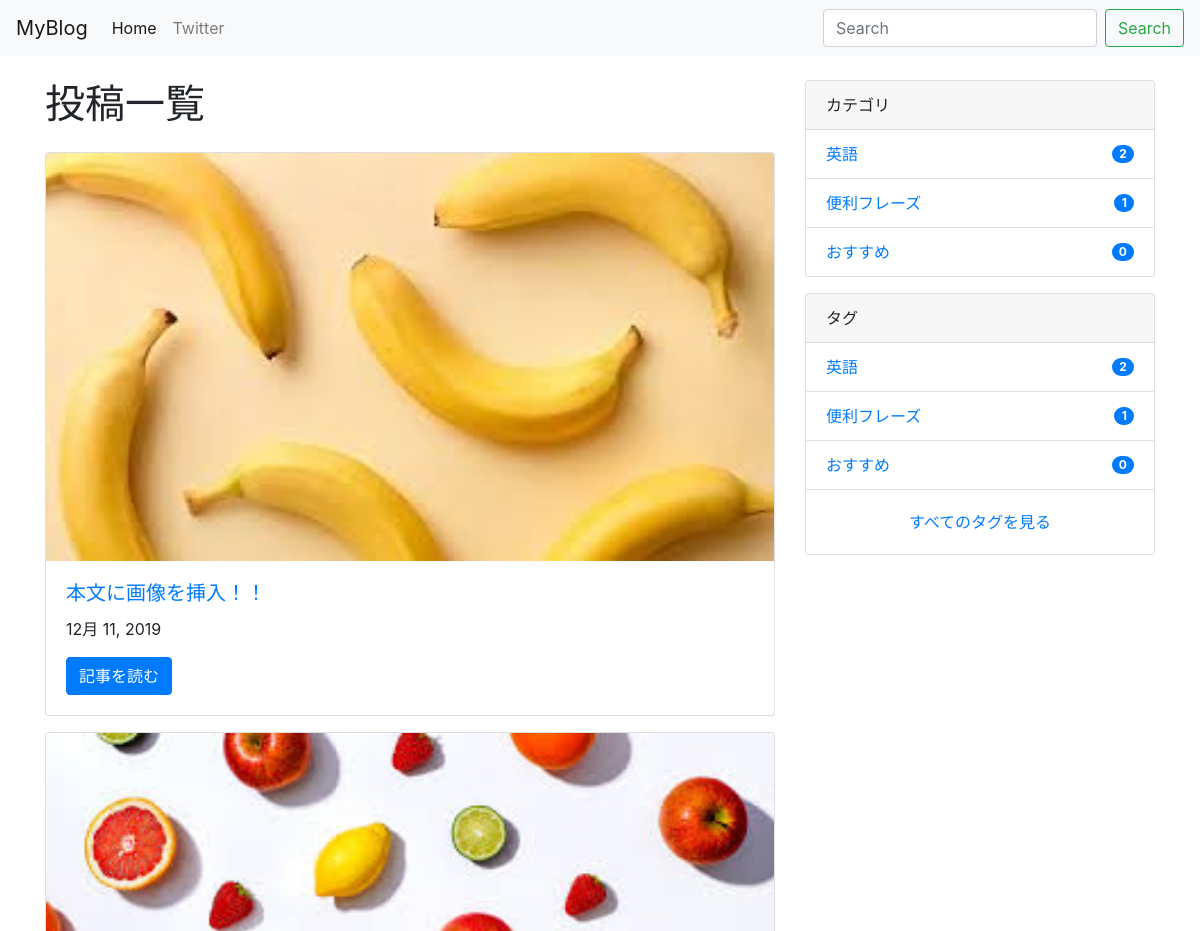
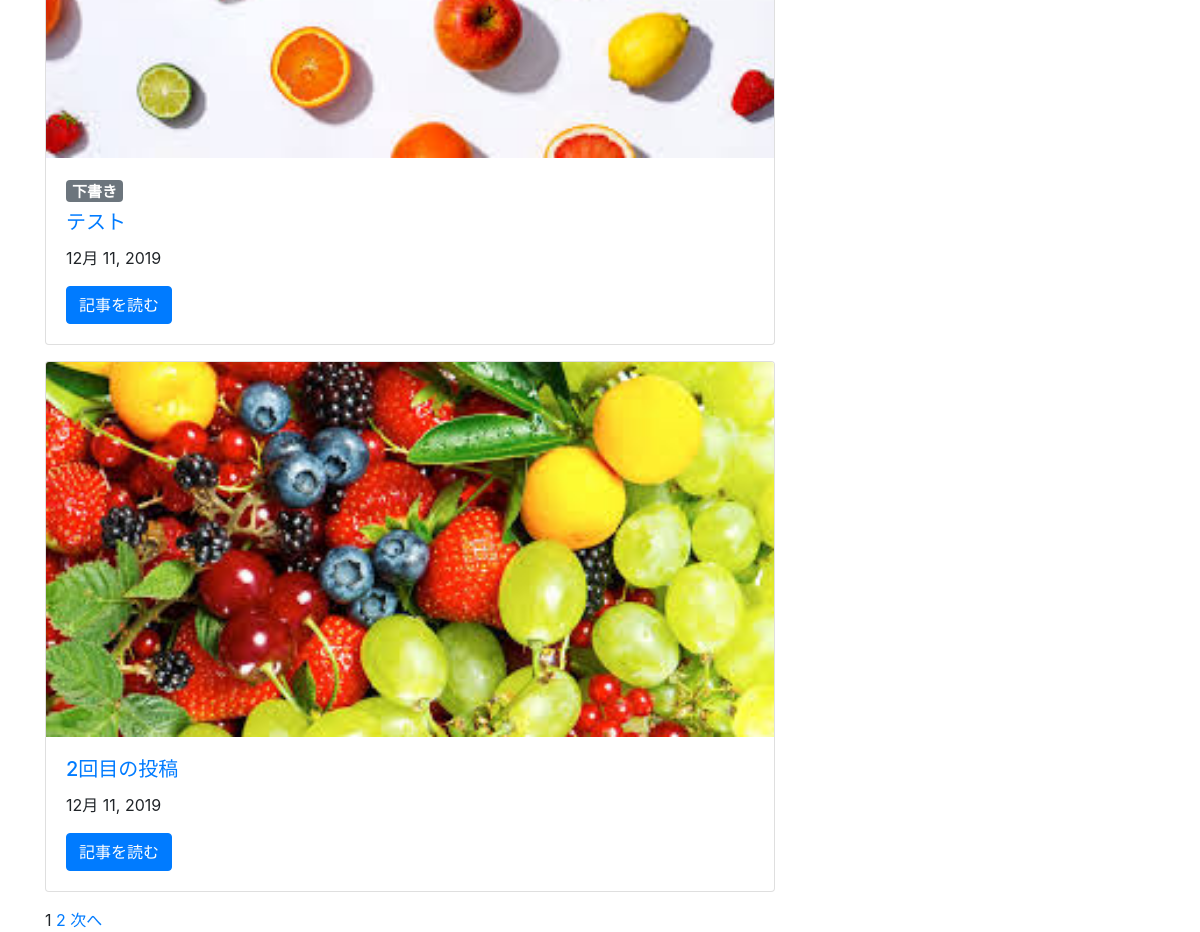
The app's page / (signed in) with its own data (2 pictures, top to bottom).
### blog/models.py (models this page shows, shortened)
class Post(models.Model):
    category = models.ForeignKey(Category, on_delete=models.PROTECT)
    tags = models.ManyToManyField(Tag, blank=True)
    title = models.CharField(max_length=255)
    content = models.TextField()
    description = models.TextField(blank=True)
    created_at = models.DateTimeField(auto_now_add=True)
    updated_at = models.DateTimeField(auto_now=True)
    published_at = models.DateTimeField(blank=True, null=True)
    is_public = models.BooleanField(default=False)
    image = models.ImageField(
        upload_to='post_images/', null=True, blank=True)
    class Meta:
        ordering = ['-created_at']

class Category(models.Model):
    name = models.CharField(max_length=255)
    slug = models.SlugField(unique=True)
    timestamp = models.DateTimeField(auto_now_add=True)

class Tag(models.Model):
    name = models.CharField(max_length=255)
    slug = models.SlugField(unique=True)
    timestamp = models.DateTimeField(auto_now_add=True)

### blog/views.py (the view)
# urls.py: path('', IndexView.as_view(), name='index'),
class IndexView(ListView):
    model = Post
    template_name = 'blog/index.html'
    paginate_by = 3

### portfolio/context_processors.py (called while the page is built)
def common(request):
    context = {
        'categories': Category.objects.annotate(
            num_posts=Count('post', filter=Q(post__is_public=True))),
        'tags': Tag.objects.annotate(
            num_posts=Count('post', filter=Q(post__is_public=True))),
    }
    return context

### blog/templates/blog/index.html (shortened to what this page needs)
{% extends "base.html" %}
{% block content %}
<div class="container">
  <div class="row">
    <main class="col-md-8">
      <h1 class="mb-4">投稿一覧</h1>
      {% include "blog/snippets/main_post_list.html" %}
      {% include "blog/snippets/pagination.html" %}
    </main>
    <aside class="col-md-4">
      {% include "blog/snippets/sidebar.html" %}
    </aside>
  </div>
</div>
{% endblock %}

### blog/templates/blog/snippets/main_post_list.html
{% for post in object_list %}
{% if user.is_authenticated or post.is_public %}
<div class="card mb-3">
  {% if post.image %}
  <a href="{% url 'blog:post_detail' post.id %}">
    <img class="card-img-top" src="{{ post.image.url }}" alt="{{ post.title }}">
  </a>
  {% endif %}
  <div class="card-body">
    {% if not post.is_public %}
    <h5><span class="badge badge-secondary">下書き</span></h5>
    {% endif %}
    <a href="{% url 'blog:post_detail' post.id %}">
      <h5 class="card-title">{{ post.title }}</h5>
    </a>
    <p class="card-text">{{ post.published_at|date }}</p>
    <a href="{% url 'blog:post_detail' post.id %}" class="btn btn-primary">記事を読む</a>
  </div>
</div>
{% endif %}
{% empty %}
<p>まだ投稿はありません。</p>
{% endfor %}

### blog/templates/blog/snippets/sidebar.html
<div class="card mb-3">
  <div class="card-header">
    カテゴリ
  </div>
  <ul class="list-group list-group-flush">
    {% for category in categories|dictsort:"id" %}
    <li class="list-group-item d-flex justify-content-between align-items-center">
      <a href="{% url 'blog:category_post' category.slug %}" class="card-link">{{ category.name }}</a>
      <span class="badge badge-primary badge-pill">{{ category.num_posts }}</span>
    </li>
    {% endfor %}
  </ul>
</div>
<div class="card">
  <div class="card-header">
    タグ
  </div>
  <ul class="list-group list-group-flush">
    {% for tag in tags|dictsortreversed:"num_posts"|slice:":5" %}
    <li class="list-group-item d-flex justify-content-between align-items-center">
      <a href="{% url 'blog:tag_post' tag.slug %}" class="card-link">{{ tag.name }}</a>
      <span class="badge badge-primary badge-pill">{{ tag.num_posts }}</span>
    </li>
    {% endfor %}
  </ul>
  <div class="card-body text-center">
    <a href="{% url 'blog:tag_list' %}" class="card-link">すべてのタグを見る</a>
  </div>
</div>

### records on screen
Post: image (picture), title "本文に画像を挿入！！", published_at "12月 11, 2019"
Post: image (picture), is_public "下書き", title "テスト", published_at "12月 11, 2019"
Post: image (picture), title "2回目の投稿", published_at "12月 11, 2019"
Category: name "英語", num_posts "2"
Category: name "便利フレーズ", num_posts "1"
Category: name "おすすめ", num_posts "0"
Tag: name "英語", num_posts "2"
Tag: name "便利フレーズ", num_posts "1"
Tag: name "おすすめ", num_posts "0"

### other values on screen
{{ num }} "1"
{{ num }} "2"
